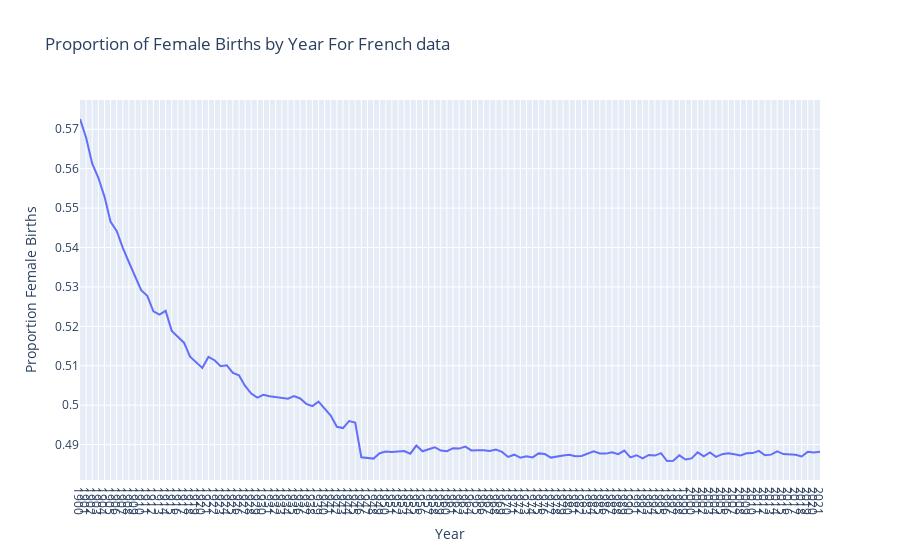

Source (notebook cell):
### Markdown cell above
**QUESTION:** Plot the proportion of female births as a function of year and French, US, en British babynames data. Compare with what you get from `births-fr.hdf`.

Don't forget: title, axes labels, ticks, scales, etc.

Because of what we did before, the `plot` method of a `DataFrame` with be rendered using `plotly`, so you can use this. But you can use also `seaborn` or any other available plotting library that you want.

__Hint:__ Mind the missing values in the `year` column

### Code cell
# For the French data 

# Group the data by year and compute the proportion of female births
prop_female = df_fr.groupby(['year', 'gender']).sum()
prop_female = prop_female.unstack('gender')
prop_female = prop_female['count']['F'] / (prop_female['count']['F'] + prop_female['count']['M'])

# Plot the data
fig = px.line(prop_female, x=prop_female.index, y=prop_female.values, title='Proportion of Female Births by Year For French data')
fig.update_layout(xaxis_title='Year', yaxis_title='Proportion Female Births', xaxis_tickmode='linear')
fig.show()

### Figure 1 — Plotly figure (JSON) as saved in the notebook; plotly's stock layout.template omitted (floating-point values rounded to 4 significant figures)
{"data": [{"hovertemplate": "year=%{x}<br>y=%{y}<extra></extra>", "legendgroup": "", "line": {"color": "#636efa", "dash": "solid"}, "marker": {"symbol": "circle"}, "mode": "lines", "name": "", "orientation": "v", "showlegend": false, "type": "scatter", "x": [1900, 1901, 1902, 1903, 1904, 1905, 1906, 1907, 1908, 1909, 1910, 1911, 1912, 1913, 1914, 1915, 1916, 1917, 1918, 1919, 1920, 1921, 1922, 1923, 1924, 1925, 1926, 1927, 1928, 1929, 1930, 1931, 1932, 1933, 1934, 1935, 1936, 1937, 1938, 1939, 1940, 1941, 1942, 1943, 1944, 1945, 1946, 1947, 1948, 1949, 1950, 1951, 1952, 1953, 1954, 1955, 1956, 1957, 1958, 1959, 1960, 1961, 1962, 1963, 1964, 1965, 1966, 1967, 1968, 1969, 1970, 1971, 1972, 1973, 1974, 1975, 1976, 1977, 1978, 1979, 1980, 1981, 1982, 1983, 1984, 1985, 1986, 1987, 1988, 1989, 1990, 1991, 1992, 1993, 1994, 1995, 1996, 1997, 1998, 1999, 2000, 2001, 2002, 2003, 2004, 2005, 2006, 2007, 2008, 2009, 2010, 2011, 2012, 2013, 2014, 2015, 2016, 2017, 2018, 2019, 2020, 2021], "xaxis": "x", "y": [0.5726, 0.5678, 0.5613, 0.5577, 0.5529, 0.5465, 0.5442, 0.5399, 0.5363, 0.5325, 0.5292, 0.5277, 0.5238, 0.523, 0.5239, 0.5188, 0.5173, 0.5159, 0.5123, 0.5108, 0.5095, 0.5122, 0.5114, 0.5099, 0.5101, 0.5082, 0.5075, 0.5049, 0.5029, 0.5019, 0.5026, 0.5023, 0.5021, 0.5018, 0.5016, 0.5023, 0.5017, 0.5003, 0.4998, 0.5009, 0.4992, 0.4974, 0.4945, 0.4942, 0.496, 0.4956, 0.4868, 0.4866, 0.4864, 0.4878, 0.4882, 0.4881, 0.4882, 0.4883, 0.4877, 0.4897, 0.4883, 0.4889, 0.4893, 0.4885, 0.4883, 0.4891, 0.489, 0.4895, 0.4885, 0.4886, 0.4886, 0.4884, 0.4887, 0.4881, 0.4869, 0.4874, 0.4867, 0.487, 0.4867, 0.4878, 0.4876, 0.4867, 0.4871, 0.4872, 0.4874, 0.4871, 0.4871, 0.4877, 0.4883, 0.4877, 0.4877, 0.4881, 0.4876, 0.4885, 0.4868, 0.4873, 0.4865, 0.4874, 0.4872, 0.4878, 0.4858, 0.4859, 0.4873, 0.4862, 0.4865, 0.488, 0.487, 0.488, 0.4869, 0.4876, 0.4878, 0.4875, 0.4873, 0.4878, 0.4878, 0.4884, 0.4873, 0.4874, 0.4883, 0.4876, 0.4875, 0.4874, 0.487, 0.4882, 0.488, 0.4882], "yaxis": "y"}], "layout": {"legend": {"tracegroupgap": 0}, "title": {"text": "Proportion of Female Births by Year For French data"}, "xaxis": {"anchor": "y", "domain": [0, 1], "tickmode": "linear", "title": {"text": "Year"}}, "yaxis": {"anchor": "x", "domain": [0, 1], "title": {"text": "Proportion Female Births"}}}}
